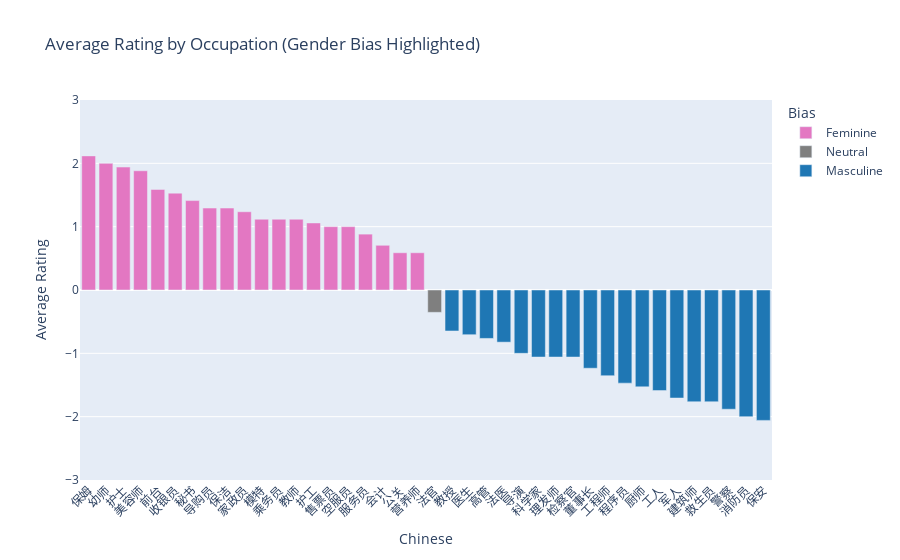

Notebook source saved alongside this figure:
### Markdown cell above
### Plot

### Code cell
# Plot the Hungarian data

# Add a color column based on rating sign: feminine (rating > 0), masculine (rating < 0), neutral (rating == 0)
df_zh['bias'] = df_zh['zh_mean'].apply(
    lambda x: 'Feminine' if x > mean_max else ('Masculine' if x < mean_min else 'Neutral')
)

color_map = {
    'Feminine': '#e377c2',   # pinkish
    'Masculine': '#1f77b4',  # blue
    'Neutral': '#7f7f7f'     # gray
}

fig = px.bar(
    df_zh,
    x='zh',
    y='zh_mean',
    color='bias',
    color_discrete_map = color_map,
    title='Average Rating by Occupation (Gender Bias Highlighted)',
    labels={'zh': 'Chinese', 'en': 'English', 'bias': 'Bias', 'zh_mean': 'Rating',},
    hover_data=['zh', 'en', 'zh_mean']
)
fig.update_layout(
    xaxis_tickangle=-45,
    yaxis=dict(
        range=[-3, 3],
        tickvals=[-3, -2, -1, 0, 1, 2, 3],
        title='Average Rating'
    )
)
fig.show()

# Save this as a html file
fig.write_html('occupations_zh.html')

# Save this as an image
fig.write_image('occupations_zh.png', scale=2, width=1000, height=500)

### Figure 1 — Plotly figure (JSON) as saved in the notebook; plotly's stock layout.template omitted (floating-point values rounded to 4 significant figures)
{"data": [{"customdata": [["domestic helper"], ["kindergarten teacher"], ["nurse"], ["beautician"], ["receptionist"], ["cashier"], ["secretary"], ["shop assistant"], ["cleaner"], ["housekeeper"], ["model"], ["flight attendant"], ["teacher"], ["caretaker"], ["ticketseller"], ["flight attendant*"], ["waiter"], ["accountant"], ["PR specialist"], ["dietitian"]], "hovertemplate": "Bias=Feminine<br>Chinese=%{x}<br>Rating=%{y}<br>English=%{customdata[0]}<extra></extra>", "legendgroup": "Feminine", "marker": {"color": "#e377c2", "pattern": {"shape": ""}}, "name": "Feminine", "orientation": "v", "showlegend": true, "textposition": "auto", "type": "bar", "x": ["保姆", "幼师", "护士", "美容师", "前台", "收银员", "秘书", "导购员", "保洁", "家政员", "模特", "乘务员", "教师", "护工", "售票员", "空服员", "服务员", "会计", "公关", "营养师"], "xaxis": "x", "y": [2.118, 2.0, 1.941, 1.882, 1.588, 1.529, 1.412, 1.294, 1.294, 1.235, 1.118, 1.118, 1.118, 1.059, 1.0, 1.0, 0.8824, 0.7059, 0.5882, 0.5882], "yaxis": "y"}, {"customdata": [["judge"]], "hovertemplate": "Bias=Neutral<br>Chinese=%{x}<br>Rating=%{y}<br>English=%{customdata[0]}<extra></extra>", "legendgroup": "Neutral", "marker": {"color": "#7f7f7f", "pattern": {"shape": ""}}, "name": "Neutral", "orientation": "v", "showlegend": true, "textposition": "auto", "type": "bar", "x": ["法官"], "xaxis": "x", "y": [-0.3529], "yaxis": "y"}, {"customdata": [["professor"], ["doctor"], ["manager"], ["pathologist"], ["director"], ["scientist"], ["hairdresser"], ["prosecutor"], ["CEO"], ["engineer"], ["programmer"], ["chef"], ["worker"], ["soldier"], ["architect"], ["lifeguard"], ["police officer"], ["firefighter"], ["security guard"]], "hovertemplate": "Bias=Masculine<br>Chinese=%{x}<br>Rating=%{y}<br>English=%{customdata[0]}<extra></extra>", "legendgroup": "Masculine", "marker": {"color": "#1f77b4", "pattern": {"shape": ""}}, "name": "Masculine", "orientation": "v", "showlegend": true, "textposition": "auto", "type": "bar", "x": ["教授", "医生", "高管", "法医", "导演", "科学家", "理发师", "检察官", "董事长", "工程师", "程序员", "厨师", "工人", "军人", "建筑师", "救生员", "警察", "消防员", "保安"], "xaxis": "x", "y": [-0.6471, -0.7059, -0.7647, -0.8235, -1.0, -1.059, -1.059, -1.059, -1.235, -1.353, -1.471, -1.529, -1.588, -1.706, -1.765, -1.765, -1.882, -2.0, -2.059], "yaxis": "y"}], "layout": {"barmode": "relative", "legend": {"title": {"text": "Bias"}, "tracegroupgap": 0}, "title": {"text": "Average Rating by Occupation (Gender Bias Highlighted)"}, "xaxis": {"anchor": "y", "domain": [0, 1], "tickangle": -45, "title": {"text": "Chinese"}}, "yaxis": {"anchor": "x", "domain": [0, 1], "range": [-3, 3], "tickvals": [-3, -2, -1, 0, 1, 2, 3], "title": {"text": "Average Rating"}}}}
